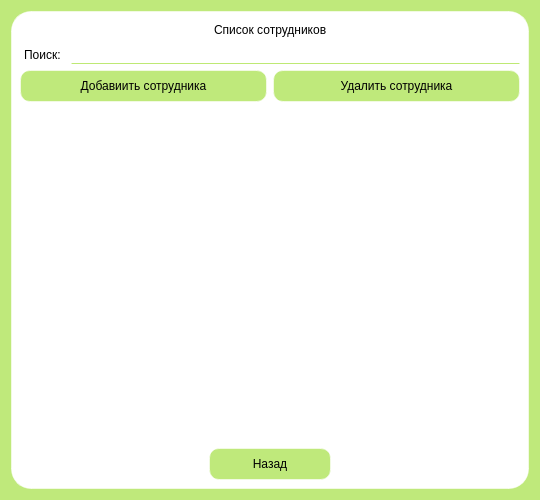
<?xml version="1.0" encoding="UTF-8"?>
<ui version="4.0">
 <class>PersonWindowAdministrator</class>
 <widget class="QWidget" name="PersonWindowAdministrator">
  <property name="geometry">
   <rect>
    <x>0</x>
    <y>0</y>
    <width>540</width>
    <height>500</height>
   </rect>
  </property>
  <property name="minimumSize">
   <size>
    <width>0</width>
    <height>0</height>
   </size>
  </property>
  <property name="maximumSize">
   <size>
    <width>16777215</width>
    <height>16777215</height>
   </size>
  </property>
  <property name="windowTitle">
   <string>Dialog</string>
  </property>
  <property name="styleSheet">
   <string notr="true">background-color: rgb(191, 233, 123);</string>
  </property>
  <layout class="QGridLayout" name="gridLayout">
   <item row="0" column="0">
    <widget class="QWidget" name="widget" native="true">
     <property name="styleSheet">
      <string notr="true">background-color: rgb(255, 255, 255);
border: 1px solid rgba(255, 255, 255, 140);
border-radius: 20px;</string>
     </property>
     <layout class="QVBoxLayout" name="verticalLayout">
      <item>
       <layout class="QHBoxLayout" name="horizontalLayout_3">
        <item>
         <spacer name="horizontalSpacer">
          <property name="orientation">
           <enum>Qt::Horizontal</enum>
          </property>
          <property name="sizeHint" stdset="0">
           <size>
            <width>40</width>
            <height>20</height>
           </size>
          </property>
         </spacer>
        </item>
        <item>
         <widget class="QLabel" name="label">
          <property name="text">
           <string>Список сотрудников</string>
          </property>
         </widget>
        </item>
        <item>
         <spacer name="horizontalSpacer_2">
          <property name="orientation">
           <enum>Qt::Horizontal</enum>
          </property>
          <property name="sizeHint" stdset="0">
           <size>
            <width>40</width>
            <height>20</height>
           </size>
          </property>
         </spacer>
        </item>
       </layout>
      </item>
      <item>
       <layout class="QHBoxLayout" name="horizontalLayout">
        <item>
         <widget class="QLabel" name="label_2">
          <property name="text">
           <string>Поиск:</string>
          </property>
         </widget>
        </item>
        <item>
         <widget class="QLineEdit" name="Search">
          <property name="styleSheet">
           <string notr="true">border-bottom-color: rgb(190, 233, 116);</string>
          </property>
         </widget>
        </item>
       </layout>
      </item>
      <item>
       <layout class="QHBoxLayout" name="horizontalLayout_2">
        <item>
         <widget class="QPushButton" name="add_admin">
          <property name="styleSheet">
           <string notr="true">QPushButton {
color: black;
background-color: rgb(191, 233, 123);
border-radius: 10px;
width: 120px;
height: 30px;
} 
QPushButton:hover{
background-color: rgba(191, 233,140);
}

QPushButton:pressed{
background-color: rgba(191, 233,180);
}</string>
          </property>
          <property name="text">
           <string>Добавиить сотрудника</string>
          </property>
         </widget>
        </item>
        <item>
         <widget class="QPushButton" name="del_admin">
          <property name="styleSheet">
           <string notr="true">QPushButton {
color: black;
background-color: rgb(191, 233, 123);
border-radius: 10px;
width: 120px;
height: 30px;
} 
QPushButton:hover{
background-color: rgba(191, 233,140);
}

QPushButton:pressed{
background-color: rgba(191, 233,180);
}</string>
          </property>
          <property name="text">
           <string>Удалить сотрудника</string>
          </property>
         </widget>
        </item>
       </layout>
      </item>
      <item>
       <widget class="QTableView" name="tableView">
        <property name="styleSheet">
         <string notr="true"/>
        </property>
       </widget>
      </item>
      <item>
       <layout class="QHBoxLayout" name="horizontalLayout_4">
        <item>
         <spacer name="horizontalSpacer_3">
          <property name="orientation">
           <enum>Qt::Horizontal</enum>
          </property>
          <property name="sizeHint" stdset="0">
           <size>
            <width>40</width>
            <height>20</height>
           </size>
          </property>
         </spacer>
        </item>
        <item>
         <widget class="QPushButton" name="return_admin">
          <property name="styleSheet">
           <string notr="true">QPushButton {
color: black;
background-color: rgb(191, 233, 123);
border-radius: 10px;
width: 120px;
height: 30px;
} 
QPushButton:hover{
background-color: rgba(191, 233,140);
}

QPushButton:pressed{
background-color: rgba(191, 233,180);
}</string>
          </property>
          <property name="text">
           <string>Назад</string>
          </property>
         </widget>
        </item>
        <item>
         <spacer name="horizontalSpacer_4">
          <property name="orientation">
           <enum>Qt::Horizontal</enum>
          </property>
          <property name="sizeHint" stdset="0">
           <size>
            <width>40</width>
            <height>20</height>
           </size>
          </property>
         </spacer>
        </item>
       </layout>
      </item>
     </layout>
    </widget>
   </item>
  </layout>
 </widget>
 <resources/>
 <connections/>
</ui>
